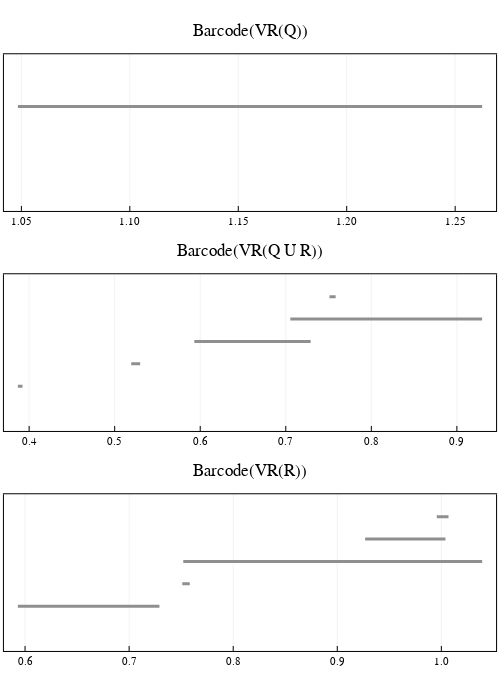

Notebook source saved alongside this figure:
### Code cell
# plot all barcodes in dim 1
barcode_Q = barcode(C_Q, dim = 1)
barcode_QR = barcode(C_QR, dim = 1)
barcode_R = barcode(C_R, dim = 1)

l = grid(3,1)
p1 = plot_barcode(barcode_Q, lw = 3, title = "Barcode(VR(Q))", titlefontsize = 12)
p2 = plot_barcode(barcode_QR, lw = 3, title = "Barcode(VR(Q U R))", titlefontsize = 12)
p3 = plot_barcode(barcode_R, lw = 3, title = "Barcode(VR(R))", titlefontsize = 12)
plot(p1, p2, p3, layout = l, size = (500, 700))

### Figure 1 — Plotly figure (JSON) as saved in the notebook; plotly's stock layout.template omitted (floating-point values rounded to 4 significant figures)
{"data": [{"colorbar": {"title": ""}, "hoverinfo": "text", "legendgroup": "y1", "line": {"color": "rgba(143, 143, 143, 1.000)", "dash": "solid", "shape": "linear", "width": 3}, "mode": "lines", "name": "y1", "showlegend": true, "text": ["class 1", "class 1"], "type": "scatter", "x": [1.048, 1.262], "xaxis": "x1", "y": [1, 1], "yaxis": "y1", "zmax": null, "zmin": null}, {"colorbar": {"title": ""}, "hoverinfo": "text", "legendgroup": "y1", "line": {"color": "rgba(143, 143, 143, 1.000)", "dash": "solid", "shape": "linear", "width": 3}, "mode": "lines", "name": "y1", "showlegend": true, "text": ["class 1", "class 1"], "type": "scatter", "x": [0.3868, 0.3923], "xaxis": "x2", "y": [1, 1], "yaxis": "y2", "zmax": null, "zmin": null}, {"colorbar": {"title": ""}, "hoverinfo": "text", "legendgroup": "y2", "line": {"color": "rgba(143, 143, 143, 1.000)", "dash": "solid", "shape": "linear", "width": 3}, "mode": "lines", "name": "y2", "showlegend": true, "text": ["class 2", "class 2"], "type": "scatter", "x": [0.5193, 0.5298], "xaxis": "x2", "y": [2, 2], "yaxis": "y2", "zmax": null, "zmin": null}, {"colorbar": {"title": ""}, "hoverinfo": "text", "legendgroup": "y3", "line": {"color": "rgba(143, 143, 143, 1.000)", "dash": "solid", "shape": "linear", "width": 3}, "mode": "lines", "name": "y3", "showlegend": true, "text": ["class 3", "class 3"], "type": "scatter", "x": [0.5931, 0.7291], "xaxis": "x2", "y": [3, 3], "yaxis": "y2", "zmax": null, "zmin": null}, {"colorbar": {"title": ""}, "hoverinfo": "text", "legendgroup": "y4", "line": {"color": "rgba(143, 143, 143, 1.000)", "dash": "solid", "shape": "linear", "width": 3}, "mode": "lines", "name": "y4", "showlegend": true, "text": ["class 5", "class 5"], "type": "scatter", "x": [0.7053, 0.9295], "xaxis": "x2", "y": [4, 4], "yaxis": "y2", "zmax": null, "zmin": null}, {"colorbar": {"title": ""}, "hoverinfo": "text", "legendgroup": "y5", "line": {"color": "rgba(143, 143, 143, 1.000)", "dash": "solid", "shape": "linear", "width": 3}, "mode": "lines", "name": "y5", "showlegend": true, "text": ["class 4", "class 4"], "type": "scatter", "x": [0.7511, 0.7583], "xaxis": "x2", "y": [5, 5], "yaxis": "y2", "zmax": null, "zmin": null}, {"colorbar": {"title": ""}, "hoverinfo": "text", "legendgroup": "y1", "line": {"color": "rgba(143, 143, 143, 1.000)", "dash": "solid", "shape": "linear", "width": 3}, "mode": "lines", "name": "y1", "showlegend": true, "text": ["class 2", "class 2"], "type": "scatter", "x": [0.5931, 0.7291], "xaxis": "x3", "y": [1, 1], "yaxis": "y3", "zmax": null, "zmin": null}, {"colorbar": {"title": ""}, "hoverinfo": "text", "legendgroup": "y2", "line": {"color": "rgba(143, 143, 143, 1.000)", "dash": "solid", "shape": "linear", "width": 3}, "mode": "lines", "name": "y2", "showlegend": true, "text": ["class 3", "class 3"], "type": "scatter", "x": [0.7511, 0.7583], "xaxis": "x3", "y": [2, 2], "yaxis": "y3", "zmax": null, "zmin": null}, {"colorbar": {"title": ""}, "hoverinfo": "text", "legendgroup": "y3", "line": {"color": "rgba(143, 143, 143, 1.000)", "dash": "solid", "shape": "linear", "width": 3}, "mode": "lines", "name": "y3", "showlegend": true, "text": ["class 5", "class 5"], "type": "scatter", "x": [0.752, 1.039], "xaxis": "x3", "y": [3, 3], "yaxis": "y3", "zmax": null, "zmin": null}, {"colorbar": {"title": ""}, "hoverinfo": "text", "legendgroup": "y4", "line": {"color": "rgba(143, 143, 143, 1.000)", "dash": "solid", "shape": "linear", "width": 3}, "mode": "lines", "name": "y4", "showlegend": true, "text": ["class 4", "class 4"], "type": "scatter", "x": [0.9268, 1.004], "xaxis": "x3", "y": [4, 4], "yaxis": "y3", "zmax": null, "zmin": null}, {"colorbar": {"title": ""}, "hoverinfo": "text", "legendgroup": "y5", "line": {"color": "rgba(143, 143, 143, 1.000)", "dash": "solid", "shape": "linear", "width": 3}, "mode": "lines", "name": "y5", "showlegend": true, "text": ["class 1", "class 1"], "type": "scatter", "x": [0.9956, 1.007], "xaxis": "x3", "y": [5, 5], "yaxis": "y3", "zmax": null, "zmin": null}], "layout": {"annotations": [{"font": {"color": "rgba(0, 0, 0, 1.000)", "family": "sans-serif", "size": 17}, "rotation": 0, "showarrow": false, "text": "Barcode(VR(Q))", "x": 0.5, "xanchor": "center", "xref": "paper", "y": 1, "yanchor": "top", "yref": "paper"}, {"font": {"color": "rgba(0, 0, 0, 1.000)", "family": "sans-serif", "size": 17}, "rotation": 0, "showarrow": false, "text": "Barcode(VR(Q U R))", "x": 0.5, "xanchor": "center", "xref": "paper", "y": 0.6667, "yanchor": "top", "yref": "paper"}, {"font": {"color": "rgba(0, 0, 0, 1.000)", "family": "sans-serif", "size": 17}, "rotation": 0, "showarrow": false, "text": "Barcode(VR(R))", "x": 0.5, "xanchor": "center", "xref": "paper", "y": 0.3333, "yanchor": "top", "yref": "paper"}], "height": 700, "margin": {"b": 20, "l": 0, "r": 0, "t": 20}, "paper_bgcolor": "rgba(255, 255, 255, 1.000)", "plot_bgcolor": "rgba(255, 255, 255, 1.000)", "showlegend": false, "width": 500, "xaxis1": {"anchor": "y1", "domain": [0.007874, 0.9921], "gridcolor": "rgba(0, 0, 0, 0.100)", "gridwidth": 0.5, "linecolor": "rgba(0, 0, 0, 1.000)", "mirror": true, "range": [1.042, 1.269], "showgrid": true, "showline": true, "showticklabels": true, "tickangle": 0, "tickcolor": "rgb(0, 0, 0)", "tickfont": {"color": "rgba(0, 0, 0, 1.000)", "family": "sans-serif", "size": 11}, "tickmode": "array", "ticks": "inside", "ticktext": ["1.05", "1.10", "1.15", "1.20", "1.25"], "tickvals": [1.05, 1.1, 1.15, 1.2, 1.25], "title": "", "titlefont": {"color": "rgba(0, 0, 0, 1.000)", "family": "sans-serif", "size": 15}, "type": "-", "visible": true, "zeroline": false, "zerolinecolor": "rgba(0, 0, 0, 1.000)"}, "xaxis2": {"anchor": "y2", "domain": [0.007874, 0.9921], "gridcolor": "rgba(0, 0, 0, 0.100)", "gridwidth": 0.5, "linecolor": "rgba(0, 0, 0, 1.000)", "mirror": true, "range": [0.3706, 0.9458], "showgrid": true, "showline": true, "showticklabels": true, "tickangle": 0, "tickcolor": "rgb(0, 0, 0)", "tickfont": {"color": "rgba(0, 0, 0, 1.000)", "family": "sans-serif", "size": 11}, "tickmode": "array", "ticks": "inside", "ticktext": ["0.4", "0.5", "0.6", "0.7", "0.8", "0.9"], "tickvals": [0.4, 0.5, 0.6, 0.7, 0.8, 0.9], "title": "", "titlefont": {"color": "rgba(0, 0, 0, 1.000)", "family": "sans-serif", "size": 15}, "type": "-", "visible": true, "zeroline": false, "zerolinecolor": "rgba(0, 0, 0, 1.000)"}, "xaxis3": {"anchor": "y3", "domain": [0.007874, 0.9921], "gridcolor": "rgba(0, 0, 0, 0.100)", "gridwidth": 0.5, "linecolor": "rgba(0, 0, 0, 1.000)", "mirror": true, "range": [0.5797, 1.053], "showgrid": true, "showline": true, "showticklabels": true, "tickangle": 0, "tickcolor": "rgb(0, 0, 0)", "tickfont": {"color": "rgba(0, 0, 0, 1.000)", "family": "sans-serif", "size": 11}, "tickmode": "array", "ticks": "inside", "ticktext": ["0.6", "0.7", "0.8", "0.9", "1.0"], "tickvals": [0.6, 0.7, 0.8, 0.9, 1], "title": "", "titlefont": {"color": "rgba(0, 0, 0, 1.000)", "family": "sans-serif", "size": 15}, "type": "-", "visible": true, "zeroline": false, "zerolinecolor": "rgba(0, 0, 0, 1.000)"}, "yaxis1": {"anchor": "x1", "domain": [0.7107, 0.9481], "gridcolor": "rgba(0, 0, 0, 0.100)", "gridwidth": 0.5, "linecolor": "rgba(0, 0, 0, 1.000)", "mirror": true, "range": [-1, 2], "showgrid": true, "showline": true, "showticklabels": true, "tickangle": 0, "tickcolor": "rgb(0, 0, 0)", "tickfont": {"color": "rgba(0, 0, 0, 1.000)", "family": "sans-serif", "size": 11}, "tickmode": "array", "ticks": "inside", "ticktext": [], "tickvals": [], "title": "", "titlefont": {"color": "rgba(0, 0, 0, 1.000)", "family": "sans-serif", "size": 15}, "type": "-", "visible": true, "zeroline": false, "zerolinecolor": "rgba(0, 0, 0, 1.000)"}, "yaxis2": {"anchor": "x2", "domain": [0.3773, 0.6147], "gridcolor": "rgba(0, 0, 0, 0.100)", "gridwidth": 0.5, "linecolor": "rgba(0, 0, 0, 1.000)", "mirror": true, "range": [-1, 6], "showgrid": true, "showline": true, "showticklabels": true, "tickangle": 0, "tickcolor": "rgb(0, 0, 0)", "tickfont": {"color": "rgba(0, 0, 0, 1.000)", "family": "sans-serif", "size": 11}, "tickmode": "array", "ticks": "inside", "ticktext": [], "tickvals": [], "title": "", "titlefont": {"color": "rgba(0, 0, 0, 1.000)", "family": "sans-serif", "size": 15}, "type": "-", "visible": true, "zeroline": false, "zerolinecolor": "rgba(0, 0, 0, 1.000)"}, "yaxis3": {"anchor": "x3", "domain": [0.04399, 0.2814], "gridcolor": "rgba(0, 0, 0, 0.100)", "gridwidth": 0.5, "linecolor": "rgba(0, 0, 0, 1.000)", "mirror": true, "range": [-1, 6], "showgrid": true, "showline": true, "showticklabels": true, "tickangle": 0, "tickcolor": "rgb(0, 0, 0)", "tickfont": {"color": "rgba(0, 0, 0, 1.000)", "family": "sans-serif", "size": 11}, "tickmode": "array", "ticks": "inside", "ticktext": [], "tickvals": [], "title": "", "titlefont": {"color": "rgba(0, 0, 0, 1.000)", "family": "sans-serif", "size": 15}, "type": "-", "visible": true, "zeroline": false, "zerolinecolor": "rgba(0, 0, 0, 1.000)"}}}
